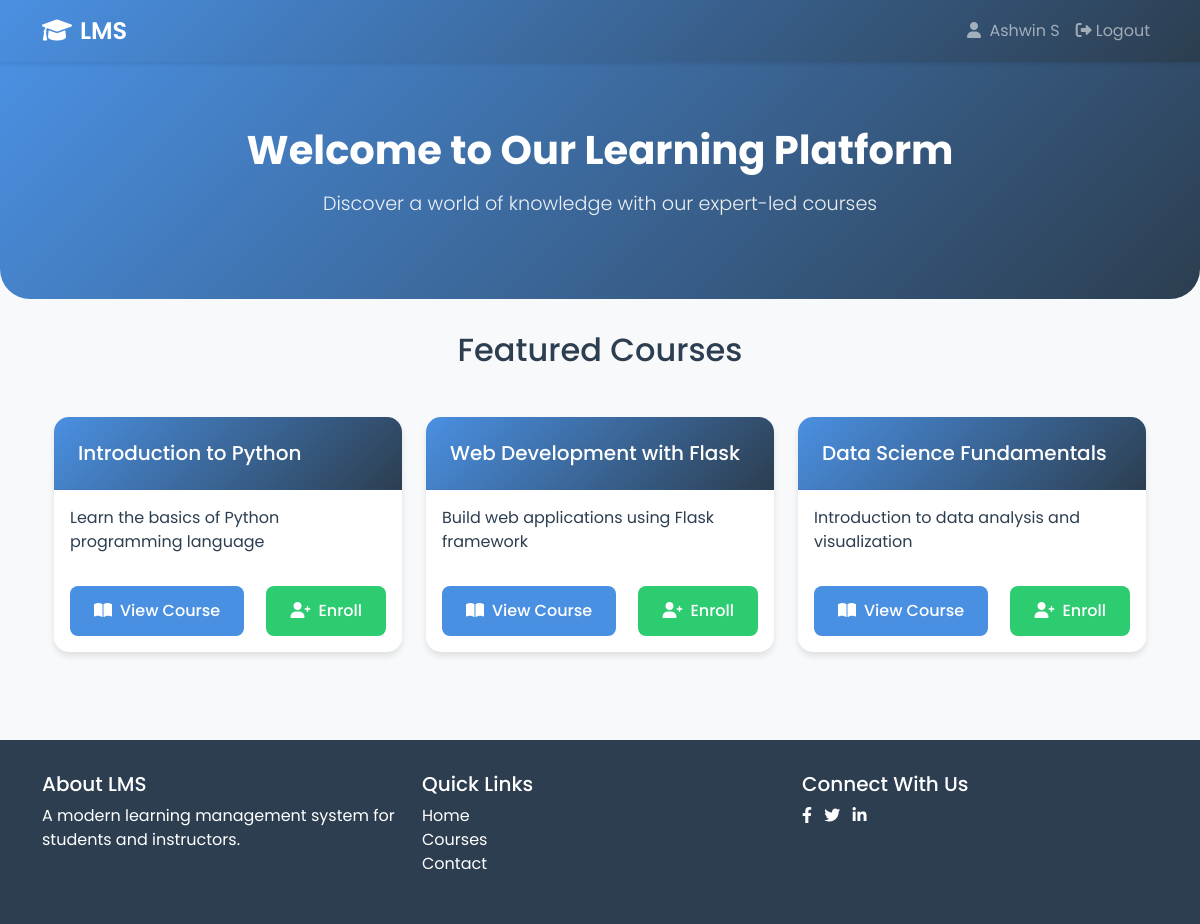
Screenshot of / (signed in) with the database file from the repository.
### app.py (models this page shows)
class User(UserMixin, db.Model):
    id = db.Column(db.Integer, primary_key=True)
    username = db.Column(db.String(80), unique=True, nullable=False)
    email = db.Column(db.String(120), unique=True, nullable=False)
    password_hash = db.Column(db.String(128))
    role = db.Column(db.String(20), nullable=False)  # 'student' or 'instructor'
    enrollments = db.relationship('Enrollment', backref='user', lazy=True)

class Course(db.Model):
    id = db.Column(db.Integer, primary_key=True)
    title = db.Column(db.String(100), nullable=False)
    description = db.Column(db.Text)
    instructor_id = db.Column(db.Integer, db.ForeignKey('user.id'))
    enrollments = db.relationship('Enrollment', backref='course', lazy=True)

### app.py (the view)
@app.route('/')
def index():
    courses = Course.query.all()
    return render_template('index.html', courses=courses)

### app.py (called while the page is built)
@login_manager.user_loader
def load_user(user_id):
    return User.query.get(int(user_id))

### templates/index.html (shortened to what this page needs)
{% extends "base.html" %}
{% block hero %}
<section class="hero-section">
    <div class="container text-center">
        <h1>Welcome to Our Learning Platform</h1>
        <p class="lead">Discover a world of knowledge with our expert-led courses</p>
    </div>
</section>
{% endblock %}
{% block content %}
<div class="container">
    <h2 class="text-center mb-5">Featured Courses</h2>
    <div class="row">
        {% for course in courses %}
        <div class="col-md-4 mb-4">
            <div class="card course-card">
                <div class="card-header">
                    <h5 class="card-title mb-0">{{ course.title }}</h5>
                </div>
                <div class="card-body">
                    <p class="card-text">{{ course.description }}</p>
                    <div class="d-flex justify-content-between align-items-center mt-3">
                        <a href="{{ url_for('course', course_id=course.id) }}" class="btn btn-primary">
                            <i class="fas fa-book-open me-2"></i>View Course
                        </a>
                        {% if current_user.is_authenticated and current_user.role == 'student' %}
                        <a href="{{ url_for('enroll', course_id=course.id) }}" class="btn btn-success">
                            <i class="fas fa-user-plus me-2"></i>Enroll
                        </a>
                        {% endif %}
                    </div>
                </div>
            </div>
        </div>
        {% else %}
        <div class="col-12">
            <div class="alert alert-info text-center">
                <i class="fas fa-info-circle me-2"></i>No courses available at the moment.
            </div>
        </div>
        {% endfor %}
    </div>
</div>
{% endblock %}

### templates/base.html (shortened to what this page needs)
<!DOCTYPE html>
<html lang="en">
<head>
    <link href="https://cdn.jsdelivr.net/npm/bootstrap@5.1.3/dist/css/bootstrap.min.css" rel="stylesheet">
    <link rel="stylesheet" href="https://cdnjs.cloudflare.com/ajax/libs/font-awesome/6.0.0/css/all.min.css">
    <link rel="stylesheet" href="{{ url_for('static', filename='css/style.css') }}">
</head>
<body>
    <nav class="navbar navbar-expand-lg navbar-dark">
        <div class="container">
            <a class="navbar-brand" href="{{ url_for('index') }}">
                <i class="fas fa-graduation-cap me-2"></i>LMS
            </a>
            <div class="collapse navbar-collapse" id="navbarNav">
                <ul class="navbar-nav ms-auto">
                    {% if current_user.is_authenticated %}
                        <li class="nav-item">
                            <span class="nav-link">
                                <i class="fas fa-user me-1"></i>
                                {{ current_user.username }}
                            </span>
                        </li>
                        <li class="nav-item">
                            <a class="nav-link" href="{{ url_for('logout') }}">
                                <i class="fas fa-sign-out-alt me-1"></i>Logout
                            </a>
                        </li>
                    {% endif %}
                </ul>
            </div>
        </div>
    </nav>
    {% block hero %}{% endblock %}
    <div class="container mt-4">
        {% block content %}{% endblock %}
    </div>
    <footer class="footer">
        <div class="container">
            <div class="row">
                <div class="col-md-4">
                    <h5>About LMS</h5>
                    <p>A modern learning management system for students and instructors.</p>
                </div>
                <div class="col-md-4">
                    <h5>Quick Links</h5>
                    <ul class="list-unstyled">
                        <li><a href="{{ url_for('index') }}">Home</a></li>
                        <li><a href="#">Courses</a></li>
                        <li><a href="#">Contact</a></li>
                    </ul>
                </div>
                <div class="col-md-4">
                    <h5>Connect With Us</h5>
                    <div class="social-links">
                        <a href="#" class="me-2"><i class="fab fa-facebook-f"></i></a>
                        <a href="#" class="me-2"><i class="fab fa-twitter"></i></a>
                        <a href="#" class="me-2"><i class="fab fa-linkedin-in"></i></a>
                    </div>
                </div>
            </div>
        </div>
    </footer>
</body>
</html>

### static/css/style.css (style rules this page uses)
:root { --primary-color: #4a90e2; --secondary-color: #2c3e50; --accent-color: #e74c3c; --background-color: #f8f9fa; --text-color: #2c3e50; }
body { background-color: var(--background-color); color: var(--text-color); font-family: 'Poppins', sans-serif; }
.navbar { background: linear-gradient(135deg, var(--primary-color), var(--secondary-color)) !important; box-shadow: 0 2px 4px rgba(0,0,0,0.1); }
.navbar-brand { font-weight: 600; font-size: 1.5rem; }
.card { border: none; border-radius: 15px; box-shadow: 0 4px 6px rgba(0,0,0,0.1); transition: transform 0.3s ease; }
.card-header { background: linear-gradient(135deg, var(--primary-color), var(--secondary-color)); color: white; border-radius: 15px 15px 0 0 !important; padding: 1.5rem; }
.btn-primary { background-color: var(--primary-color); border: none; padding: 0.8rem 1.5rem; border-radius: 8px; font-weight: 500; transition: all 0.3s ease; }
.btn-success { background-color: #2ecc71; border: none; padding: 0.8rem 1.5rem; border-radius: 8px; font-weight: 500; transition: all 0.3s ease; }
.course-card { height: 100%; }
.course-card .card-body { display: flex; flex-direction: column; }
.course-card .card-text { flex-grow: 1; }
.hero-section { background: linear-gradient(135deg, var(--primary-color), var(--secondary-color)); color: white; padding: 4rem 0; margin-bottom: 2rem; border-radius: 0 0 30px 30px; }
.hero-section h1 { font-size: 2.5rem; font-weight: 700; margin-bottom: 1rem; }
.hero-section p { font-size: 1.2rem; opacity: 0.9; }
.footer { background-color: var(--secondary-color); color: white; padding: 2rem 0; margin-top: 4rem; }
.footer a { color: white; text-decoration: none; }

### rows the page displays
User: username "Ashwin S"
Course: title "Introduction to Python", description "Learn the basics of Python programming language"
Course: title "Web Development with Flask", description "Build web applications using Flask framework"
Course: title "Data Science Fundamentals", description "Introduction to data analysis and visualization"
